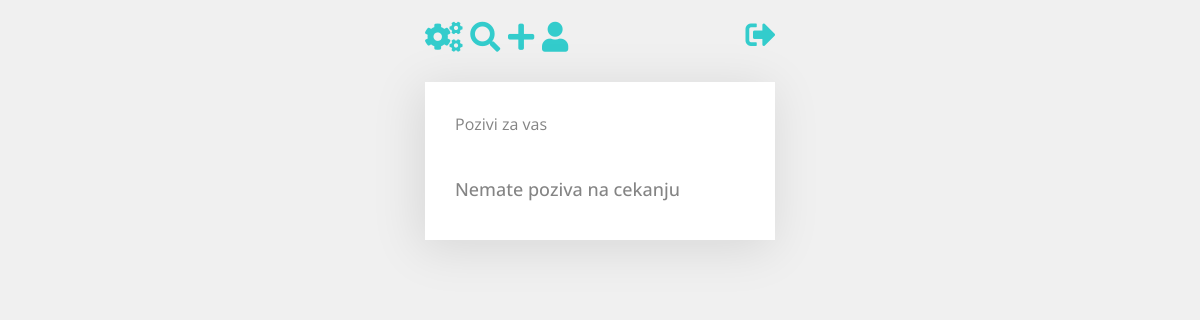
Before: /dogadjaji/pozivi/ (signed in) with the older database file.
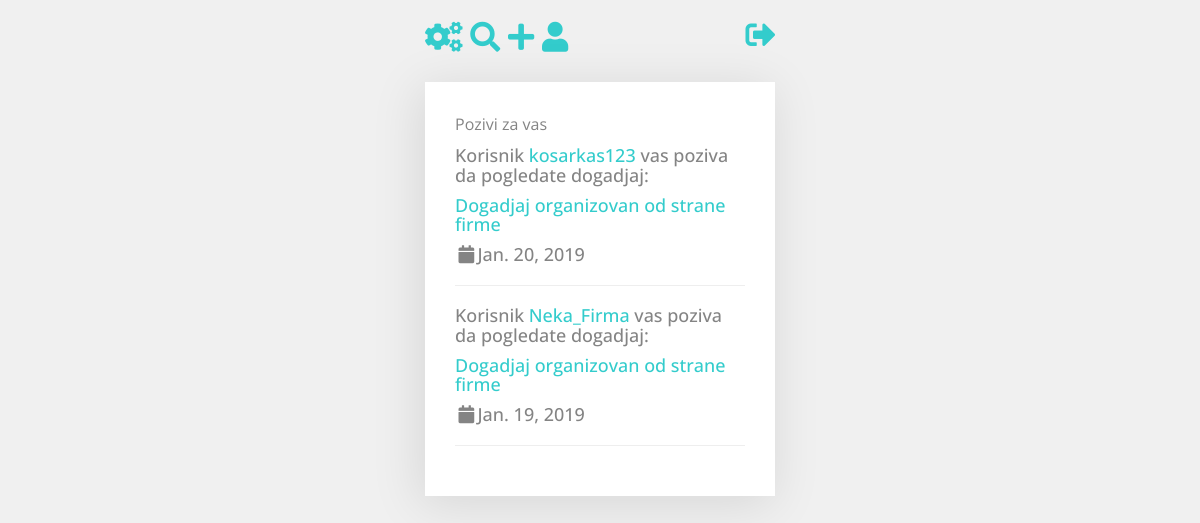
After: the same page with the newer database file.
### dogadjaji/models.py (models this page shows)
class Poziv(models.Model):
    status_prijave = (("Nije pogledano", "Nije pogledano"), ("Jeste pogledano", "Jeste pogledano"))
    pozvao = models.ForeignKey(User, on_delete=models.CASCADE, unique=False)
    ko_je_pozvan = models.ForeignKey(Clanovi, on_delete=models.CASCADE, unique=False)
    koji_dogadjaj = models.ForeignKey(Dogadjaji, on_delete=models.CASCADE, unique=False)
    pogledano = models.CharField(max_length=100, default="Nije pogledano", choices=status_prijave)
    datum = models.DateField(default=timezone.now)

class Dogadjaji(models.Model):
    TIME_ZONE = 'Europe/Belgrade'
    sportovi = (("Fudbal", "Fudbal"), ("Kosarka", "Kosarka"), ("Tenis", "Tenis"),
                ("Odbojka", "Odbojka"), ("Rukomet", "Rukomet"), ("Stoni tenis", "Stoni tenis"), ("Bilijar", "Bilijar"))
    novac = (("Nema nagrada", "Nema nagrada"), ("Ima nagrada", "Ima nagrada"))
    gradovi = (('Beograd', 'Beograd'), ('Valjevo', 'Valjevo'), ('Vranje', 'Vranje'), ('Zaječar', 'Zaječar'),
               ('Zrenjanin', 'Zrenjanin'), ('Jagodina', 'Jagodina'), ('Kragujevac', 'Kragujevac'),
               ('Kraljevo', 'Kraljevo'), ('Kruševac', 'Kruševac'), ('Leskovac', 'Leskovac'), ('Loznica', 'Loznica'),
               ('Niš', 'Niš'), ('Novi Pazar', 'Novi Pazar'), ('Novi Sad', 'Novi Sad'), ('Pančevo', 'Pančevo'),
               ('Požarevac', 'Požarevac'), ('Priština', 'Priština'), ('Smederevo', 'Smederevo'), ('Sombor', 'Sombor'),
               ('Sremska Mitrovica', 'Sremska Mitrovica'), ('Subotica', 'Subotica'), ('Užice', 'Užice'),
               ('Čačak', 'Čačak'), ('Šabac', 'Šabac'), ('Pirot', 'Pirot'))
    organizator = models.ForeignKey(Clanovi, on_delete=models.CASCADE, unique=False)
    datum_kreiranja = models.DateField(default=timezone.now)
    naziv = models.CharField(max_length=150, blank=False, null=False)
    datum_odrzavanja = models.DateField()
    opis = models.TextField(max_length=1000, blank=False, null=False)
    potrebno_igraca = models.PositiveIntegerField(validators=[MinValueValidator(1)])
    novcana_nagrada = models.CharField(max_length=100, choices=novac, default="Nema novcane nagrade")
    novac_za_prijavu = models.PositiveIntegerField()
    grad = models.CharField(max_length=254, default="Nije naveden grad", choices=gradovi)
    mesto = models.CharField(max_length=150, blank=False)
    odrzano = models.BooleanField(default=False)
    sport = models.CharField(max_length=254, choices=sportovi, blank=False, null=False, default='Fudbal')
    ima_igraca = models.PositiveIntegerField(null=False, default=0)

### dogadjaji/views.py (the view)
# urls.py: path('pozivi/', views.pozivi, name='pozivi'),
@login_required
def pozivi(request):
    user = request.user
    clan = Clanovi.objects.get(user=user)
    pozivi = Poziv.objects.filter(ko_je_pozvan=clan).order_by('-id')
    for poziv in pozivi:
        if poziv.pogledano == "Jeste pogledano":
            continue
        poziv.pogledano = "Jeste pogledano"
        poziv.save()
    print(pozivi)
    return render(request, 'dogadjaji/pozivi.html', {"pozivi": pozivi})

### dogadjaji/templates/dogadjaji/pozivi.html (shortened to what this page needs)
{% load staticfiles %}
<!DOCTYPE html>
<html>
<head>
    <link rel="stylesheet" href="https://use.fontawesome.com/releases/v5.5.0/css/all.css"
>
    <link rel="stylesheet" href="https://maxcdn.bootstrapcdn.com/bootstrap/4.0.0/css/bootstrap.min.css"
>
    <link rel="stylesheet" href="{% static 'css/bootstrap.min.css' %}">
    <link rel="stylesheet" href="{% static 'css/animate.css' %}">
    <link rel="stylesheet" href="{% static 'css/style.css' %}">
</head>
<body>
<div class="container">
    <div class="row">
        <div class="col-md-4 col-md-offset-4">
            <h2 style="margin-bottom: -10%;">
                <a href="{% url 'korisnici:podesavanja' %}" style="text-decoration:none;"
                   class="fas fa-cogs w3-margin-right w3-text-teal" title="Podesavanja naloga"></a>
                <a href="{% url 'dogadjaji:pretraga' %}" style="text-decoration:none;"
                   class="fas fa-search w3-margin-right w3-text-teal" title="Pretrazuj"></a>
                <a href="{% url 'dogadjaji:nov' %}" style="text-decoration:none;"
                   class="fas fa-plus w3-margin-right w3-text-teal" title="Organizuj dogadjaj"></a>
                <a href="{% url 'korisnici:clanInfo' %}" style="text-decoration:none;"
                   class="fas fa-user w3-margin-right w3-text-teal" title="Vrati se na profil"></a>
                <a href="{% url 'logoutPage' %}" style="text-decoration:none; float: right;"
                   class="fas fa-sign-out-alt w3-margin-right w3-text-teal" title="Odjavi se"></a>
            </h2>
            <div class="fh5co-form animate-box" data-animate-effect="fadeIn">
                <p>Pozivi za vas</p>
                {% if pozivi %}
                    {% for poziv in pozivi %}
                    <h4>Korisnik <a href="{% url 'korisnici:pregled' usid=poziv.pozvao.id%}" target="_blank">{{ poziv.pozvao.username }}</a> vas poziva da pogledate dogadjaj:</h4>
                        <h4><a href="{% url 'dogadjaji:pregled_dogadjaja' id_dog=poziv.koji_dogadjaj.id%}" target="_blank">{{ poziv.koji_dogadjaj.naziv }}</a></h4>
                        <h4 class="w3-text-teal"><i
                                        class="fa fa-calendar fa-fw w3-margin-right "></i>{{ poziv.datum }}
                                </h4>
                        <hr>
                    {% endfor %}
                {% else %}
                    <br>
                    <h4>Nemate poziva na cekanju</h4>
                {% endif %}
            </div>
        </div>
    </div>
</div>
</body>
</html>

Changed rows visible on the page:
added Poziv: pozvao.username "kosarkas123", koji_dogadjaj.naziv "Dogadjaj organizovan od strane firme", datum "Jan. 20, 2019"
added Poziv: pozvao.username "Neka_Firma", koji_dogadjaj.naziv "Dogadjaj organizovan od strane firme", datum "Jan. 19, 2019"
Other visible differences:
text no longer shown: "Nemate poziva na cekanju"
